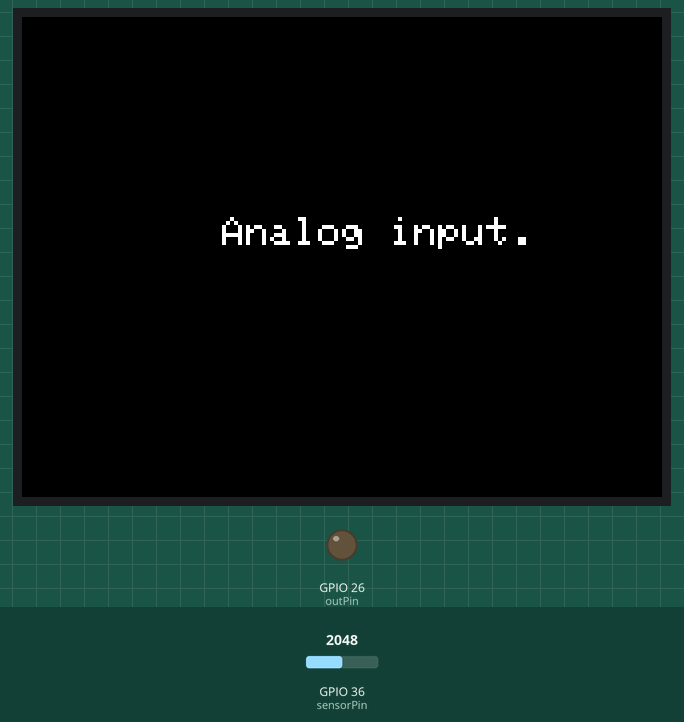
Simulated run of this sketch. Board: ESP32. On the bench: 320×240 colour display, output pins drawn as LEDs (lit = HIGH). The test bench sets the inputs (shaded band); at power-on: GPIO 36 (sensorPin) = 2048. What the sketch prints to the serial monitor is not drawn.

Above: at 0.3 s.
2.6 s: GPIO 36 (sensorPin) set to 2866
4.2 s: GPIO 36 (sensorPin) set to 3603
5.7 s: GPIO 36 (sensorPin) set to 4095
At 9.09 s:
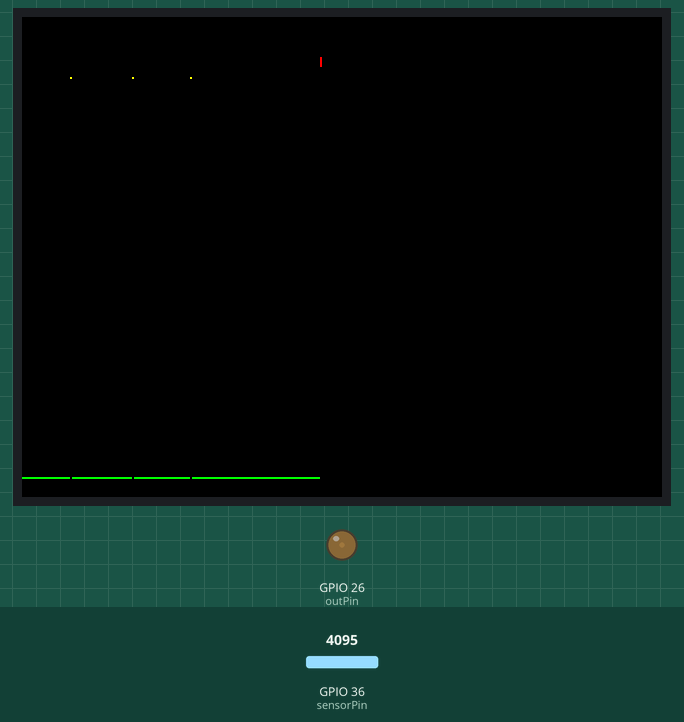
At 12.59 s:
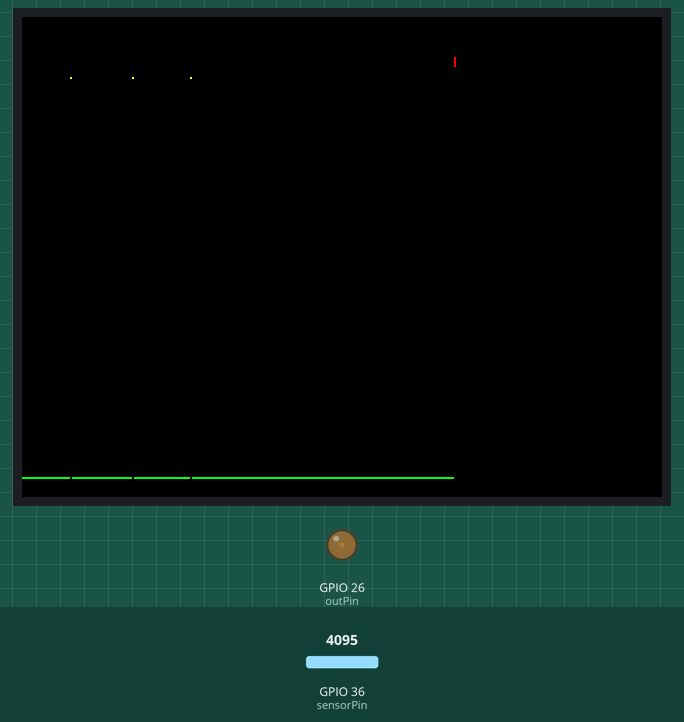
Timing chart, 0 to 13.2 s (numbered marks = the images above; inputs shaded):
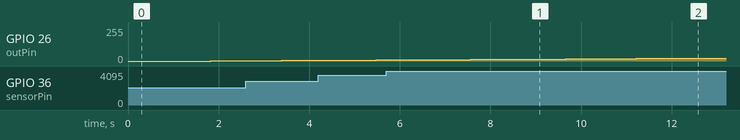

The sketch:

M5mio.ino
```cpp
// (licence header left out)
#include <M5Core2.h>

const int DATASIZE = 51;
const int COEFS = 51;

int sensorPin = 36;   // select the input pin for the potentiometer
int ledPin = 13;      // select the pin for the LED
int outPin = 26;
int sensorValue = 0;  // variable to store the value coming from the sensor
int i, j;
int x[DATASIZE];

int k[COEFS];
int y, y_re, y_im, ampl;
int t;

const int LINESIZE = 320;
int ys[LINESIZE];

int k_re[COEFS] = {
0  ,
-405  ,
-1052  ,
-731  ,
2874  ,
9770  ,
11096  ,
-10897  ,
-60568  ,
-89956  ,
0  ,
247797  ,
459594  ,
227778  ,
-638911  ,
-1549691  ,
-1255504  ,
879564  ,
3487452  ,
3694939  ,
0  ,
-5179601  ,
-6853084  ,
-2422894  ,
4848127  ,
8388606  ,
4848127  ,
-2422894  ,
-6853084  ,
-5179601  ,
0  ,
3694939  ,
3487452  ,
879564  ,
-1255504  ,
-1549691  ,
-638911  ,
227778  ,
459594  ,
247797  ,
0  ,
-89956  ,
-60568  ,
-10897  ,
11096  ,
9770  ,
2874  ,
-731  ,
-1052  ,
-405  ,
0
};


int k_im[COEFS] = {
219  ,
294  ,
-342  ,
-2249  ,
-3955  ,
0  ,
15273  ,
33538  ,
19680  ,
-65357  ,
-187689  ,
-180035  ,
149331  ,
701029  ,
879385  ,
0  ,
-1728053  ,
-2707020  ,
-1133142  ,
2684531  ,
5499568  ,
3763200  ,
-2226702  ,
-7456900  ,
-6672875  ,
0  ,
6672875  ,
7456900  ,
2226702  ,
-3763200  ,
-5499568  ,
-2684531  ,
1133142  ,
2707020  ,
1728053  ,
0  ,
-879385  ,
-701029  ,
-149331  ,
180035  ,
187689  ,
65357  ,
-19680  ,
-33538  ,
-15273  ,
0  ,
3955  ,
2249  ,
342  ,
-294  ,
-219

};

unsigned int time_now;

Button lt(0, 0, 60, 20, "-");
Button gt(80, 0, 60, 20, "+");

int scale;

void colorButtons(Event& e) {
  Button& b = *e.button;
  if ((e.to.x <= 60) && (e.to.y <= 20))
  {
      M5.Lcd.fillRect(b.x, b.y, b.w, b.h, b.isPressed() ? WHITE : BLUE);
      scale = 180;
  }
  if ((e.to.x >= 80) && (e.to.x <= 140) && (e.to.y <= 20))
  {
      M5.Lcd.fillRect(b.x, b.y, b.w, b.h, b.isPressed() ? WHITE : BLUE);

      scale = 90;
  }
}

void FillKoefs()
{
      for (i = 0; i < COEFS; i++)
      {
        k[i] = 1;
      }
}

void ReadADC()
{
  double xd, yd;
  time_now = micros();
  for (i = 0; i < DATASIZE; i++)
  {
    while ((micros() - time_now) <= 1000) {};
    time_now = micros();
    x[i] = analogRead(sensorPin);
  }

    y_re = 0;
    y_im = 0;
      for (j = 0; j < COEFS; j++)
      {
        y_re += x[j]*k_re[j];
        y_im += x[j]*k_im[j];
      }

    xd = y_re;
    yd = y_im;
    ampl = round(sqrt(xd*xd + yd*yd));

    Serial.println(ampl);

}

void setup() {

    Serial.begin(115200);
    FillKoefs();
    t = 0;

    scale = 180;

    M5.begin();                      // Init M5Core2.

    M5.Lcd.fillScreen(BLACK);
    M5.Lcd.setCursor(100, 100);      // Move the cursor position to (x,y).
    M5.Lcd.setTextColor(WHITE);      // Set the font color to white.
    M5.Lcd.setTextSize(2);           // Set the font size.
    M5.Lcd.printf("Analog input.");

    delay(500);
    M5.Lcd.fillScreen(BLACK);

    M5.Buttons.addHandler(colorButtons,  E_TOUCH + E_RELEASE);

    delay(500);

}


void loop() {

    ReadADC();

    M5.Lcd.drawPixel(t, 230 - ys[t], BLACK);

    y = ampl / 1000;
    if (y > 200) y = 200;

    (y == 200) ? M5.Lcd.drawPixel(t, 230 - y, YELLOW) : M5.Lcd.drawPixel(t, 230 - y, GREEN);

    ys[t] = y;

    M5.Lcd.drawLine(t, 20, t, 24, BLACK);
    t++;
    if (t > 319) t = 0;
    M5.Lcd.drawLine(t, 20, t, 24, RED);
    analogWrite(outPin, t / 10);

    M5.update();  // Read the press state of the key.
}
```
